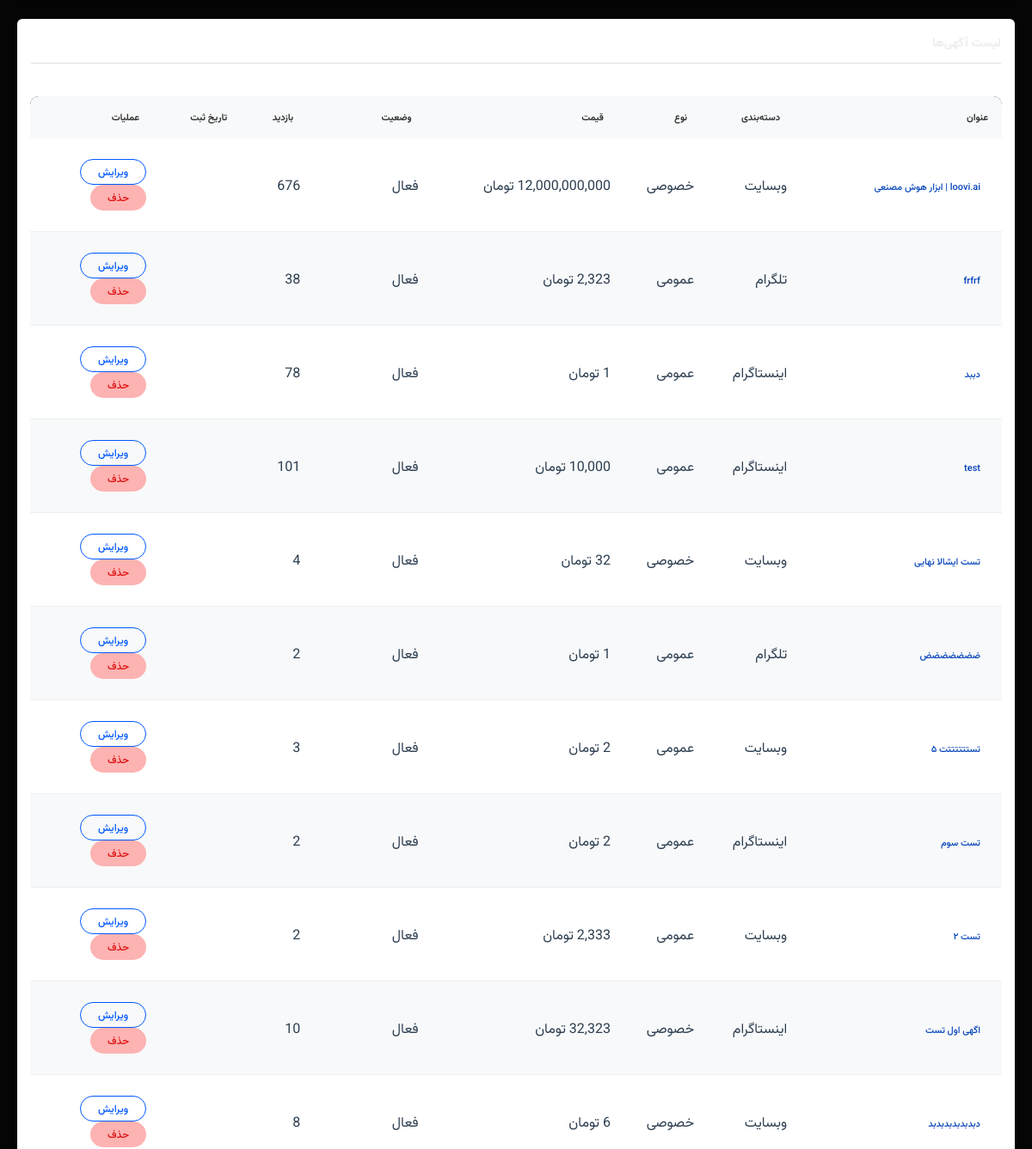
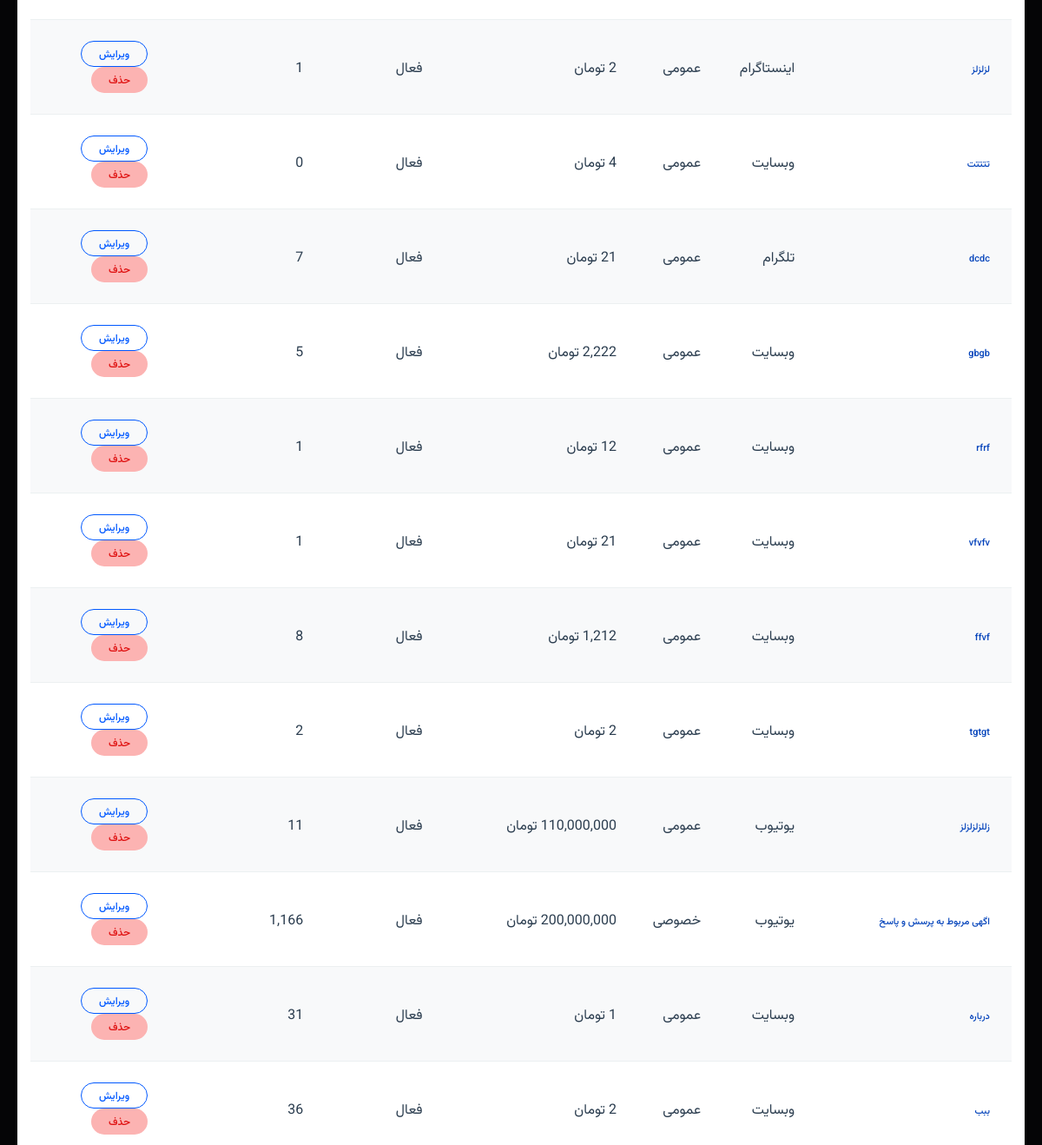
/listings/my-listings/ (signed in, middle part), run on an earlier commit of the app's database (2 pictures, top to bottom).
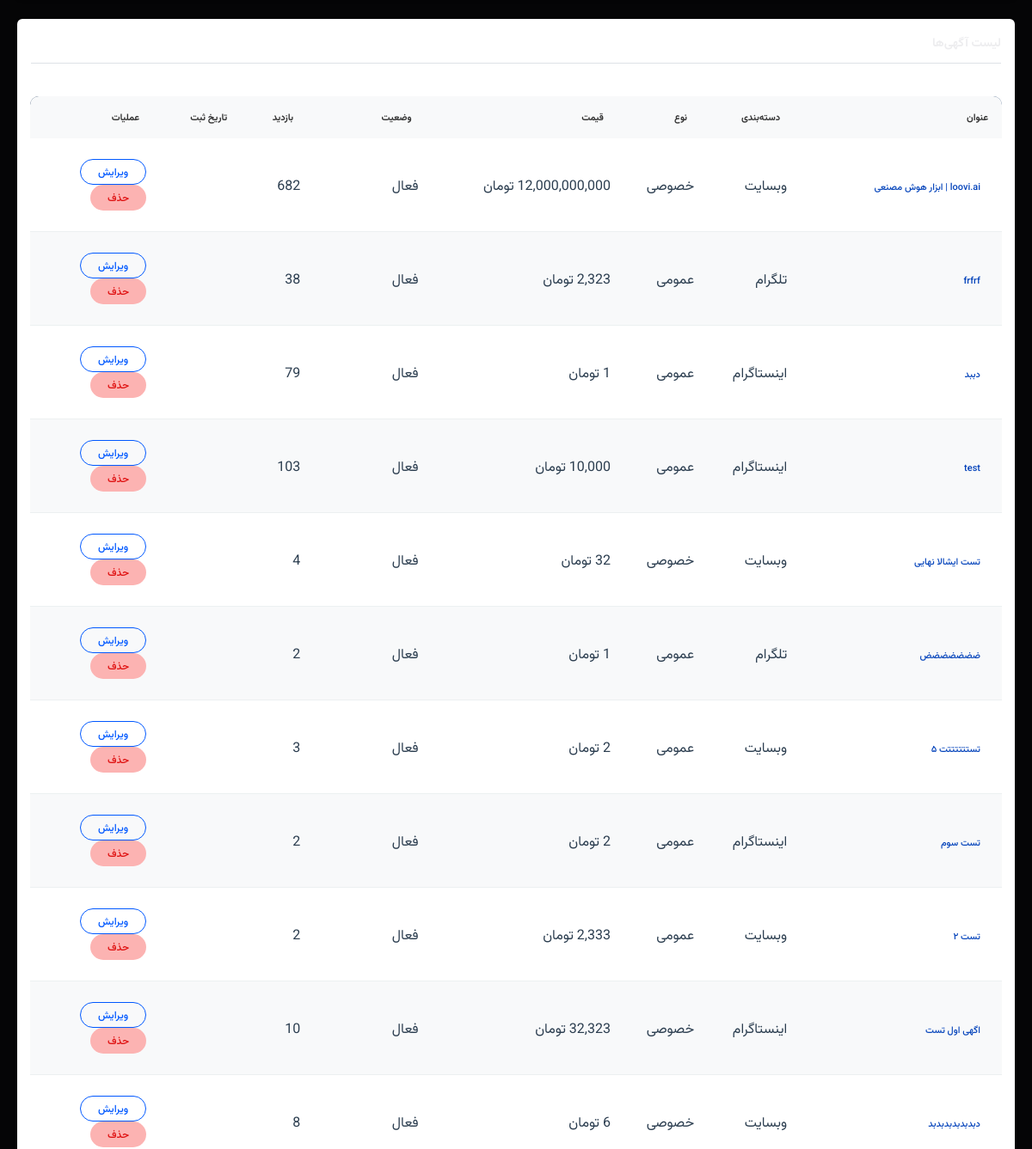
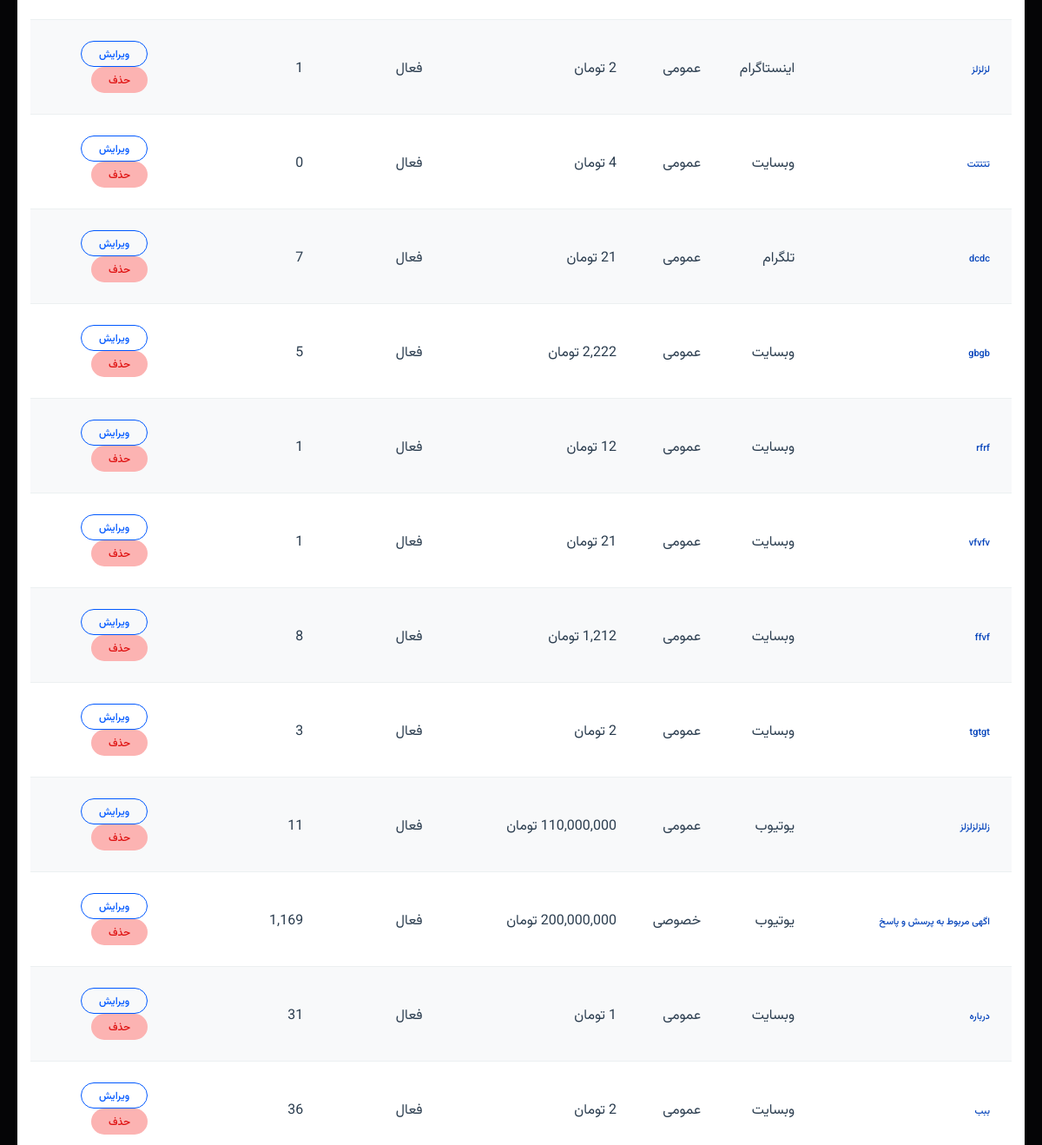
And on a later commit of the database (2 pictures, top to bottom).
### listings/models.py (models this page shows, shortened)
class Listing(models.Model):
    STATUS_CHOICES = [
        ('pending',  'در انتظار تایید'),
        ('active',   'فعال'),
        ('sold',     'فروخته شده'),
        ('rejected', 'رد شده'),
        ('deleted',  'حذف شده'),
    ]
    ACTIVITY_CHOICES = [
        ('shopping_commerce',                'فروشگاهی و تجارت الکترونیک'),
        ('technology_software',              'تکنولوژی و نرم‌افزار'),
        ('education_learning',               'آموزش و یادگیری'),
        ('health_medicine_beauty',           'سلامت، پزشکی و زیبایی'),
        ('news_magazines_portals',           'خبری، مجله و پورتال'),
        ('finance_stock_exchange_cryptocurrency', 'مالی، بورس و ارز دیجیتال'),
        ('entertainment_games_movies',       'سرگرمی، بازی و فیلم'),
        ('lifestyle_fashion_fashion',        'سبک زندگی، مد و فشن'),
        ('travel_tourism_immigration',       'سفر، گردشگری و مهاجرت'),
        ('real_estate',                      'املاک و مستغلات'),
        ('corporate_B2B_services',           'خدمات شرکتی و B2B'),
        ('sports_fitness',                   'ورزشی و تناسب اندام'),
        ('food_cooking_restaurants',         'غذا، آشپزی و رستوران'),
        ('home_decoration_architecture',     'خانه، دکوراسیون و معماری'),
        ('pets',                             'حیوانات خانگی'),
        ('other',                            'سایر'),
    ]
    SALE_REASON_CHOICES = [
        ('focus_other_projects', 'تمرکز روی پروژه‌های دیگر'),
        ('lack_of_time',         'نداشتن زمان کافی'),
        ('need_capital',         'نیاز به سرمایه و پول نقد'),
        ('immigration',          'مهاجرت'),
        ('career_change',        'تغییر شغل یا بازنشستگی'),
        ('partner_dispute',      'اختلاف با شرکا / انحلال تیم'),
        ('growth_ceiling',       'رسیدن به سقف رشد فردی'),
        ('personal_health',      'دلایل شخصی / سلامتی'),
    ]
    SALE_TYPE_CHOICES = [
        ('full_ownership',    'فروش مالکیت / انتقال کامل'),
        ('partial_ownership', 'فروش مالکیت بخشی / سهمی'),
        ('license',           'فروش مجوز / لایسنس'),
        ('revenue_share',     'فروش سهم از درآمد'),
        ('brand',             'فروش برند'),
    ]
    seller   = models.ForeignKey(settings.AUTH_USER_MODEL, on_delete=models.CASCADE,
                                 related_name='listings', verbose_name='فروشنده')
    category = models.ForeignKey(Category, on_delete=models.SET_NULL,
                                 null=True, blank=True, verbose_name='دسته‌بندی')
    title       = models.CharField(max_length=200, verbose_name='عنوان')
    description = models.TextField(verbose_name='توضیحات')
    location    = models.CharField(max_length=200, null=True, blank=True, verbose_name='موقعیت')
    price          = models.DecimalField(max_digits=12, decimal_places=0, verbose_name='قیمت')
    discount_price = models.DecimalField(max_digits=12, decimal_places=0,
                                         null=True, blank=True, verbose_name='قیمت با تخفیف')
    about_platform = models.TextField(null=True, blank=True, verbose_name='درباره پلتفرم')
    platform_url    = models.URLField(blank=True, verbose_name='آدرس پلتفرم')
    followers_count = models.IntegerField(default=0, blank=True, verbose_name='تعداد فالوور')
    monthly_income  = models.DecimalField(null=True, blank=True, max_digits=12,
                                          decimal_places=0, verbose_name='درآمد ماهانه')
    platform_age    = models.IntegerField(default=0, blank=True, verbose_name='سن پلتفرم (ماه)')
    most_like    = models.IntegerField(null=True, blank=True, verbose_name='بیشترین لایک')
    most_view    = models.IntegerField(null=True, blank=True, verbose_name='بیشترین بازدید')
    most_comment = models.IntegerField(null=True, blank=True, verbose_name='بیشترین کامنت')
    main_image = models.ImageField(upload_to='listings/images/', verbose_name='تصویر اصلی')
    boost          = models.BooleanField(default=False, verbose_name='آگهی پیشرفته')
    premier        = models.BooleanField(default=False, verbose_name='آگهی برتر')
    suggested_price = models.BooleanField(default=False, verbose_name='امکان پیشنهاد قیمت')
    is_income      = models.BooleanField(default=True,  verbose_name='آگهی به درآمد رسیده')
    is_verified    = models.BooleanField(default=False, verbose_name='اطلاعات مورد تایید است')
    is_private     = models.BooleanField(default=False, verbose_name='آگهی خصوصی')
    areas_activity = models.CharField(max_length=60, choices=ACTIVITY_CHOICES,
                                      verbose_name='حوزه‌ فعالیت')
    status           = models.CharField(max_length=20, choices=STATUS_CHOICES,
                                        default='pending', verbose_name='وضعیت')
    rejection_reason = models.TextField(blank=True, null=True, verbose_name='دلیل رد')
    views_count      = models.IntegerField(default=0, verbose_name='تعداد بازدید')
    created_at       = models.DateTimeField(auto_now_add=True, verbose_name='تاریخ ایجاد')
    updated_at       = models.DateTimeField(auto_now=True,     verbose_name='تاریخ بروزرسانی')
    total_revenue        = models.DecimalField(max_digits=12, decimal_places=0, null=True, blank=True, verbose_name='درآمد کل')
    total_profit         = models.DecimalField(max_digits=12, decimal_places=0, null=True, blank=True, verbose_name='سود کل')
    avg_monthly_revenue  = models.DecimalField(max_digits=12, decimal_places=0, null=True, blank=True, verbose_name='میانگین درآمد ماهانه')
    avg_monthly_profit   = models.DecimalField(max_digits=12, decimal_places=0, null=True, blank=True, verbose_name='میانگین سود ماهانه')
    profit_margin        = models.DecimalField(max_digits=5,  decimal_places=2, null=True, blank=True, verbose_name='حاشیه سود (درصد)')
    profit_multiplier    = models.DecimalField(max_digits=5,  decimal_places=2, null=True, blank=True, verbose_name='ضریب سود')
    revenue_multiplier   = models.DecimalField(max_digits=5,  decimal_places=2, null=True, blank=True, verbose_name='ضریب درآمد')
    post_sale_support = models.TextField(null=True, blank=True, verbose_name='پشتیبانی پس از فروش')
    sale_reason             = models.CharField(max_length=30, choices=SALE_REASON_CHOICES,
                                               null=True, blank=True, verbose_name='دلیل واگذاری')
    sale_reason_description = models.TextField(null=True, blank=True,
                                               verbose_name='توضیحات دلیل واگذاری')
    sale_type = models.CharField(
        max_length=20, choices=SALE_TYPE_CHOICES,
        null=True, blank=True, verbose_name='نوع فروش'
    )
    ownership_document_status = models.CharField(
        max_length=200, null=True, blank=True,
        verbose_name='وضعیت مالکیت / اسناد'
    )
    ownership_transfer_conditions = models.TextField(
        null=True, blank=True,
        verbose_name='شرایط انتقال مالکیت'
    )
    partial_ownership_percentage = models.DecimalField(
        max_digits=5, decimal_places=2,
        null=True, blank=True,
        verbose_name='درصد سهم'
    )
    partial_ownership_valuation_method = models.TextField(
        null=True, blank=True,
        verbose_name='فرمول / روش ارزش‌گذاری'
    )
    partial_ownership_buyer_rights = models.TextField(
        null=True, blank=True,
        verbose_name='حقوق خریدار'
    )
    partial_ownership_exit_conditions = models.TextField(
        null=True, blank=True,
        verbose_name='شرایط خروج / فروش مجدد سهم'
    )
    LICENSE_DURATION_CHOICES = [
        ('permanent', 'دائمی'),
        ('limited',   'مدت‌دار'),
    ]
    license_duration_type = models.CharField(
        max_length=20, choices=LICENSE_DURATION_CHOICES,
        null=True, blank=True,
        verbose_name='نوع مدت مجوز'
    )
    license_duration_months = models.IntegerField(
        null=True, blank=True,
        verbose_name='مدت مجوز (ماه)'
    )
    license_scope = models.TextField(
        null=True, blank=True,
        verbose_name='محدوده مجوز'
    )
    license_restrictions = models.TextField(
        null=True, blank=True,
        verbose_name='محدودیت‌های مجوز'
    )
    REVENUE_BASE_CHOICES = [
        ('gross', 'درآمد ناخالص'),
        ('net',   'درآمد خالص'),
    ]
    REVENUE_PAYMENT_PERIOD_CHOICES = [
        ('weekly',    'هفتگی'),
        ('monthly',   'ماهانه'),
        ('quarterly', 'فصلی'),
    ]
    revenue_share_percentage = models.DecimalField(
        max_digits=5, decimal_places=2,
        null=True, blank=True,
        verbose_name='درصد سهم از درآمد'
    )
    revenue_share_base = models.CharField(
        max_length=10, choices=REVENUE_BASE_CHOICES,
        null=True, blank=True,
        verbose_name='مبنای محاسبه'
    )
    revenue_share_payment_period = models.CharField(
        max_length=20, choices=REVENUE_PAYMENT_PERIOD_CHOICES,
        null=True, blank=True,
        verbose_name='دوره پرداخت'
    )
    revenue_share_contract_duration = models.IntegerField(
        null=True, blank=True,
        verbose_name='مدت قرارداد (ماه)'
    )
    revenue_share_minimum_guarantee = models.DecimalField(
        max_digits=12, decimal_places=0,
        null=True, blank=True,
        verbose_name='حداقل تضمینی ماهانه'
    )
    BRAND_LEGAL_STATUS_CHOICES = [
        ('registered',       'ثبت‌شده'),
        ('in_progress',      'در حال ثبت'),
        ('usage_right_only', 'فقط حق استفاده'),
    ]
    brand_transferred_assets = models.TextField(
        null=True, blank=True,
        verbose_name='اجزای برند منتقل‌شده'
    )
    brand_legal_status = models.CharField(
        max_length=25, choices=BRAND_LEGAL_STATUS_CHOICES,
        null=True, blank=True,
        verbose_name='وضعیت حقوقی برند'
    )
    brand_usage_restrictions = models.TextField(
        null=True, blank=True,
        verbose_name='محدودیت‌های کاربرد برند'
    )
    brand_industry_scope = models.CharField(
        max_length=300, null=True, blank=True,
        verbose_name='حوزه / صنعت برند'
    )
    class Meta:
        ordering = ['-boost', '-premier', '-created_at']
        verbose_name = 'آگهی'
        verbose_name_plural = 'آگهی‌ها'

class Category(models.Model):
    PLATFORM_CHOICES = [
        ('website', 'وبسایت'),
        ('instagram', 'اینستاگرام'),
        ('telegram', 'تلگرام'),
        ('youtube', 'یوتیوب'),
        ('aparat', 'آپارات'),
        ('other', 'سایر'),
    ]
    name = models.CharField(max_length=100, verbose_name='نام')
    platform = models.CharField(max_length=20, choices=PLATFORM_CHOICES, verbose_name='پلتفرم')
    description = models.TextField(blank=True, verbose_name='توضیحات')
    class Meta:
        verbose_name = 'دسته‌بندی'
        verbose_name_plural = 'دسته‌بندی‌ها'

### listings/views.py (the view)
# urls.py: path('my-listings/', views.my_listings, name='my_listings'),
@login_required
def my_listings(request):
    listings = Listing.objects.filter(seller=request.user)
    pending_requests = VisitRequest.objects.filter(
        listing__seller=request.user,
        status='pending'
    ).select_related('listing', 'requester')
    return render(request, 'listings/my_listings.html', {
        'listings': listings,
        'pending_requests': pending_requests
    })

### listings/templatetags/custom_tags.py (called while the page is built)
@register.filter(name='split_number')
def split_number(value):
    try:
        return f"{int(value):,}"
    except (ValueError, TypeError):
        return value

### listings/templatetags/date_filters.py (called while the page is built)
@register.filter
def jalali_date_numeric(value):
    if not value:
        return ""
    j_date = jdatetime.datetime.fromgregorian(datetime=value)
    return j_date.strftime("%Y/%m/%d")

@register.filter
def to_jalali(value):
    if value:
        jalali_date = jdatetime.datetime.fromgregorian(datetime=value)
        return jalali_date.strftime('%Y/%m/%d %H:%M')
    return ''

### notifications/context_processors.py (called while the page is built)
def unread_notifications_count(request):
    if request.user.is_authenticated:
        count = Notification.objects.filter(recipient=request.user, is_read=False).count()
        return {'unread_notifications_count': count}
    return {'unread_notifications_count': 0}

### templates/listings/my_listings.html (shortened to what this page needs)
{% extends 'base.html' %}
{% load custom_tags %}
{% load date_filters %}
{% block content %}
<div class="container">
    <div class="card">
        <div class="card-header">
            <h5 class="mb-0">لیست آگهی‌ها</h5>
            <hr>
        </div>
        <div class="card-body">
            <div class="table-responsive">
                <table class="table table-striped">
                    <thead>
                        <tr>
                            <th>عنوان</th>
                            <th>دسته‌بندی</th>
                            <th>نوع</th>
                            <th>قیمت</th>
                            <th>وضعیت</th>
                            <th>بازدید</th>
                            <th>تاریخ ثبت</th>
                            <th>عملیات</th>
                        </tr>
                    </thead>
                    <tbody>
                        {% for listing in listings %}
                        <tr>
                            <td>
                                <a href="{% url 'listings:listing_detail' listing.pk %}" class="btn-sm btn-link"
                                    onclick="event.stopPropagation();">
                                    {{ listing.title }}
                                </a>
                            </td>
                            <td>
                                <span class="badge-normal">{{ listing.category.name }}</span>
                            </td>
                            <td>
                                {% if listing.is_private %}
                                <span class="badge-normal">خصوصی</span>
                                {% else %}
                                <span class="badge-normal">عمومی</span>
                                {% endif %}
                            </td>
                            <td>{{ listing.price|split_number }} تومان</td>
                            <td>
                                <span
                                    class="badge-normal">
                                    {{ listing.get_status_display }}
                                </span>
                            </td>
                            <td>{{ listing.views_count|split_number }}</td>
                            <td class="date-td">{{ listing.created_at|jalali_date_numeric }}</td>
                            <td onclick="event.stopPropagation();" class="my-list-btn">
                                {% if listing.status != 'deleted' and listing.status != 'sold' %}
                                <a href="{% url 'listings:listing_edit' listing.pk %}"
                                    class="btn btn-primary btn-medium btn-width-fit">ویرایش</a>
                                <a href="{% url 'listings:listing_delete' listing.pk %}"
                                    class="btn btn-delet btn-medium btn-width-fit">حذف</a>
                                {% endif %}
                            </td>
                        </tr>
                        {% empty %}
                        <tr>
                            <td colspan="8" class="text-center">شما هنوز آگهی ثبت نکرده‌اید.</td>
                        </tr>
                        {% endfor %}
                    </tbody>
                </table>
            </div>
        </div>
    </div>
</div>
{% endblock %}

What changed in the data, as far as the page shows it:
changed Listing "loovi.ai | ابزار هوش مصنعی": views_count|split_number "676" → "682"
changed Listing "دببد": views_count|split_number "78" → "79"
changed Listing "test": views_count|split_number "101" → "103"
changed Listing "tgtgt": views_count|split_number "2" → "3"
changed Listing "اگهی مربوط به پرسش و پاسخ": views_count|split_number "1,166" → "1,169"
